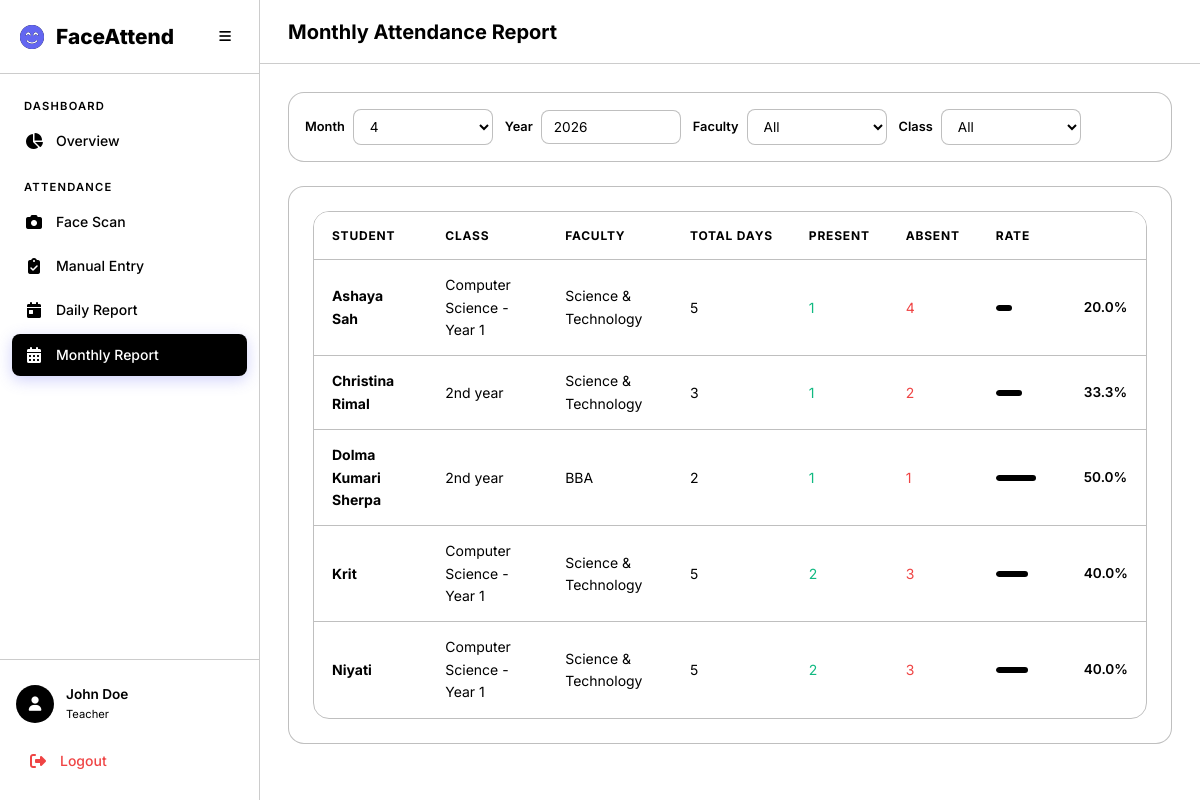
/attendance/monthly/ (signed in), run on the app's committed database.
### accounts/models.py (models this page shows, shortened)
class User(AbstractUser):
    class Role(models.TextChoices):
        ADMIN = 'admin', 'Admin'
        TEACHER = 'teacher', 'Teacher'
        STUDENT = 'student', 'Student'
    role = models.CharField(
        max_length=10,
        choices=Role.choices,
        default=Role.STUDENT,
    )
    phone = models.CharField(max_length=20, blank=True)
    profile_image = models.ImageField(upload_to='profiles/', blank=True, null=True)

### academics/models.py (models this page shows, shortened)
class Student(models.Model):
    user = models.OneToOneField(
        settings.AUTH_USER_MODEL,
        on_delete=models.CASCADE,
        related_name='student_profile',
        null=True, blank=True,
    )
    full_name = models.CharField(max_length=300)
    profile_image = models.ImageField(upload_to='students/profiles/')
    face_encoding = models.BinaryField(null=True, blank=True, help_text='128-d face encoding as bytes')
    enrollment_year = models.PositiveIntegerField()
    faculty = models.ForeignKey(Faculty, on_delete=models.CASCADE, related_name='students')
    academic_class = models.ForeignKey(AcademicClass, on_delete=models.CASCADE, related_name='students')
    phone = models.CharField(max_length=20, blank=True)
    guardian_phone = models.CharField(max_length=20, blank=True)
    is_phone_flagged = models.BooleanField(
        default=False,
        help_text='Mark this when the student phone number is incorrect.',
    )
    is_active = models.BooleanField(default=True)
    created_at = models.DateTimeField(auto_now_add=True)
    updated_at = models.DateTimeField(auto_now=True)
    class Meta:
        ordering = ['full_name']

class AcademicClass(models.Model):
    name = models.CharField(max_length=200)
    faculty = models.ForeignKey(Faculty, on_delete=models.CASCADE, related_name='classes')
    teacher = models.ForeignKey(
        settings.AUTH_USER_MODEL,
        on_delete=models.SET_NULL,
        null=True, blank=True,
        related_name='assigned_classes',
        limit_choices_to={'role': 'teacher'},
    )
    created_at = models.DateTimeField(auto_now_add=True)
    updated_at = models.DateTimeField(auto_now=True)
    class Meta:
        verbose_name_plural = 'Classes'
        ordering = ['faculty__name', 'name']
        unique_together = ['name', 'faculty']

class Faculty(models.Model):
    name = models.CharField(max_length=200, unique=True)
    description = models.TextField(blank=True)
    created_at = models.DateTimeField(auto_now_add=True)
    updated_at = models.DateTimeField(auto_now=True)
    class Meta:
        verbose_name_plural = 'Faculties'
        ordering = ['name']

### attendance/views.py (the view)
# urls.py: path('monthly/', views.monthly_report, name='monthly_report'),
@login_required
@admin_or_teacher_required
def monthly_report(request):
    today = timezone.localdate()
    month = int(request.GET.get('month', today.month))
    year = int(request.GET.get('year', today.year))
    faculty_id = request.GET.get('faculty')
    class_id = request.GET.get('class')
    students = Student.objects.filter(is_active=True).select_related('faculty', 'academic_class')
    if faculty_id:
        students = students.filter(faculty_id=faculty_id)
    if class_id:
        students = students.filter(academic_class_id=class_id)
    if request.user.role == 'teacher':
        students = students.filter(academic_class__teacher=request.user)
    report_data = []
    for s in students:
        att = Attendance.objects.filter(
            student=s, date__month=month, date__year=year
        )
        total = att.count()
        present = att.filter(status__in=['present', 'late']).count()
        absent = att.filter(status='absent').count()
        percentage = round(present / total * 100, 1) if total else 0
        report_data.append({
            'student': s,
            'total': total,
            'present': present,
            'absent': absent,
            'percentage': percentage,
        })
    if request.user.role == 'teacher':
        teacher_classes = AcademicClass.objects.filter(teacher=request.user).select_related('faculty')
        faculties = Faculty.objects.filter(classes__in=teacher_classes).distinct()
        classes = teacher_classes
    else:
        faculties = Faculty.objects.all()
        classes = AcademicClass.objects.all()
    return render(request, 'attendance/monthly_report.html', {
        'report_data': report_data,
        'month': month,
        'year': year,
        'faculties': faculties,
        'classes': classes,
        'selected_faculty': faculty_id,
        'selected_class': class_id,
    })

### templates/attendance/monthly_report.html (shortened to what this page needs)
{% extends 'base.html' %}
{% load static %}
{% block page_title %}Monthly Attendance Report{% endblock %}
{% block content %}
<div class="animate-fade-in">
    <form method="get" class="filters-bar mb-3">
        <div class="filter-group">
            <label>Month</label>
            <select name="month" class="filter-input" onchange="this.form.submit()">
                {% for m in "123456789" %}
                <option value="{{ forloop.counter }}" {% if month == forloop.counter %}selected{% endif %}>
                    {{ forloop.counter }}
                </option>
                {% endfor %}
            </select>
        </div>
        <div class="filter-group">
            <label>Year</label>
            <input type="number" name="year" value="{{ year }}" class="filter-input" style="width:100px;"
                onchange="this.form.submit()">
        </div>
        <div class="filter-group">
            <label>Faculty</label>
            <select name="faculty" class="filter-input" onchange="this.form.submit()">
                <option value="">All</option>
            </select>
        </div>
        <div class="filter-group">
            <label>Class</label>
            <select name="class" class="filter-input" onchange="this.form.submit()">
                <option value="">All</option>
            </select>
        </div>
    </form>
    <div class="card">
        <div class="table-container">
            <table class="data-table" id="monthlyTable">
                <thead>
                    <tr>
                        <th>Student</th>
                        <th>Class</th>
                        <th>Faculty</th>
                        <th>Total Days</th>
                        <th>Present</th>
                        <th>Absent</th>
                        <th>Rate</th>
                    </tr>
                </thead>
                <tbody>
                    {% for item in report_data %}
                    <tr>
                        <td><strong>{{ item.student.full_name }}</strong></td>
                        <td>{{ item.student.academic_class.name }}</td>
                        <td>{{ item.student.faculty.name }}</td>
                        <td>{{ item.total }}</td>
                        <td><span class="text-success">{{ item.present }}</span></td>
                        <td><span class="text-danger">{{ item.absent }}</span></td>
                        <td>
                            <div class="d-flex align-center gap-1">
                                <div class="progress-bar" style="width:80px; height:6px;">
                                    <div class="progress-fill {% if item.percentage >= 75 %}success{% elif item.percentage >= 50 %}warning{% else %}danger{% endif %}"
                                        style="width:{{ item.percentage }}%"></div>
                                </div>
                                <span style="font-size:0.85rem; font-weight:600;">{{ item.percentage }}%</span>
                            </div>
                        </td>
                    </tr>
                    {% empty %}
                    <tr>
                        <td colspan="7" class="text-center text-muted">No data for this period.</td>
                    </tr>
                    {% endfor %}
                </tbody>
            </table>
        </div>
    </div>
</div>
{% endblock %}

### templates/base.html (shortened to what this page needs)
<!DOCTYPE html>
<html lang="en" data-theme="dark">
<head>
    <link rel="stylesheet" href="https://cdnjs.cloudflare.com/ajax/libs/font-awesome/6.5.1/css/all.min.css">
    {% load static %}
    <link rel="stylesheet" href="{% static 'css/style.css' %}">
</head>
<body>
    {% if user.is_authenticated %}
    <div class="app-layout">
        <aside class="sidebar" id="sidebar">
            <div class="sidebar-header">
                <div class="logo">
                    <i class="fas fa-face-smile-beam"></i>
                    <span>FaceAttend</span>
                </div>
                <button class="sidebar-toggle" id="sidebarToggle">
                    <i class="fas fa-bars"></i>
                </button>
            </div>
            <nav class="sidebar-nav">
                {% if user.role == 'admin' %}
                <div class="nav-section">
                    <span class="nav-section-title">Dashboard</span>
                    <a href="{% url 'academics:admin_dashboard' %}" class="nav-link {% if request.resolver_match.url_name == 'admin_dashboard' %}active{% endif %}">
                        <i class="fas fa-chart-pie"></i><span>Overview</span>
                    </a>
                </div>
                <div class="nav-section">
                    <span class="nav-section-title">Academic</span>
                    <a href="{% url 'academics:faculty_list' %}" class="nav-link {% if 'faculty' in request.resolver_match.url_name %}active{% endif %}">
                        <i class="fas fa-building-columns"></i><span>Faculties</span>
                    </a>
                    <a href="{% url 'academics:class_list' %}" class="nav-link {% if 'class' in request.resolver_match.url_name %}active{% endif %}">
                        <i class="fas fa-chalkboard"></i><span>Classes</span>
                    </a>
                    <a href="{% url 'academics:student_list' %}" class="nav-link {% if 'student' in request.resolver_match.url_name %}active{% endif %}">
                        <i class="fas fa-user-graduate"></i><span>Students</span>
                    </a>
                </div>
                <div class="nav-section">
                    <span class="nav-section-title">Attendance</span>
                    <a href="{% url 'attendance:camera' %}" class="nav-link {% if request.resolver_match.url_name == 'camera' %}active{% endif %}">
                        <i class="fas fa-camera"></i><span>Face Scan</span>
                    </a>
                    <a href="{% url 'attendance:manual' %}" class="nav-link {% if request.resolver_match.url_name == 'manual' %}active{% endif %}">
                        <i class="fas fa-clipboard-check"></i><span>Manual Entry</span>
                    </a>
                    <a href="{% url 'attendance:daily_report' %}" class="nav-link {% if request.resolver_match.url_name == 'daily_report' %}active{% endif %}">
                        <i class="fas fa-calendar-day"></i><span>Daily Report</span>
                    </a>
                    <a href="{% url 'attendance:monthly_report' %}" class="nav-link {% if request.resolver_match.url_name == 'monthly_report' %}active{% endif %}">
                        <i class="fas fa-calendar-alt"></i><span>Monthly Report</span>
                    </a>
                </div>
                {% elif user.role == 'teacher' %}
                <div class="nav-section">
                    <span class="nav-section-title">Dashboard</span>
                    <a href="{% url 'attendance:teacher_dashboard' %}" class="nav-link {% if request.resolver_match.url_name == 'teacher_dashboard' %}active{% endif %}">
                        <i class="fas fa-chart-pie"></i><span>Overview</span>
                    </a>
                </div>
                <div class="nav-section">
                    <span class="nav-section-title">Attendance</span>
                    <a href="{% url 'attendance:camera' %}" class="nav-link {% if request.resolver_match.url_name == 'camera' %}active{% endif %}">
                        <i class="fas fa-camera"></i><span>Face Scan</span>
                    </a>
                    <a href="{% url 'attendance:manual' %}" class="nav-link {% if request.resolver_match.url_name == 'manual' %}active{% endif %}">
                        <i class="fas fa-clipboard-check"></i><span>Manual Entry</span>
                    </a>
                    <a href="{% url 'attendance:daily_report' %}" class="nav-link {% if request.resolver_match.url_name == 'daily_report' %}active{% endif %}">
                        <i class="fas fa-calendar-day"></i><span>Daily Report</span>
                    </a>
                    <a href="{% url 'attendance:monthly_report' %}" class="nav-link {% if request.resolver_match.url_name == 'monthly_report' %}active{% endif %}">
                        <i class="fas fa-calendar-alt"></i><span>Monthly Report</span>
                    </a>
                </div>
                {% endif %}
            </nav>
            <div class="sidebar-footer">
                <div class="user-card">
                    <div class="user-avatar">
                        <i class="fas fa-user"></i>
                    </div>
                    <div class="user-info">
                        <span class="user-name">{{ user.get_full_name|default:user.username }}</span>
                        <span class="user-role">{{ user.get_role_display }}</span>
                    </div>
                </div>
                <a href="{% url 'accounts:logout' %}" class="nav-link logout-link">
                    <i class="fas fa-sign-out-alt"></i><span>Logout</span>
                </a>
            </div>
        </aside>
        <main class="main-content">
            <header class="top-bar">
                <h1 class="page-title">{% block page_title %}Dashboard{% endblock %}</h1>
            </header>
            <div class="content-area">
                {% block content %}{% endblock %}
            </div>
        </main>
    </div>
    {% else %}
    <div class="auth-layout">
        {% block auth_content %}{% endblock %}
    </div>
    {% endif %}
</body>
</html>

### data on the page
User: get_full_name "John Doe", role "Teacher"
Student: student.full_name "Ashaya Sah", student.academic_class.name "Computer Science - Year 1", student.faculty.name "Science & Technology", total "5", present "1", absent "4", percentage "20.0"
Student: student.full_name "Christina Rimal", student.academic_class.name "2nd year", student.faculty.name "Science & Technology", total "3", present "1", absent "2", percentage "33.3"
Student: student.full_name "Dolma Kumari Sherpa", student.academic_class.name "2nd year", student.faculty.name "BBA", total "2", present "1", absent "1", percentage "50.0"
Student: student.full_name "Krit", student.academic_class.name "Computer Science - Year 1", student.faculty.name "Science & Technology", total "5", present "2", absent "3", percentage "40.0"
Student: student.full_name "Niyati", student.academic_class.name "Computer Science - Year 1", student.faculty.name "Science & Technology", total "5", present "2", absent "3", percentage "40.0"

### other printed values
form field month "4"
